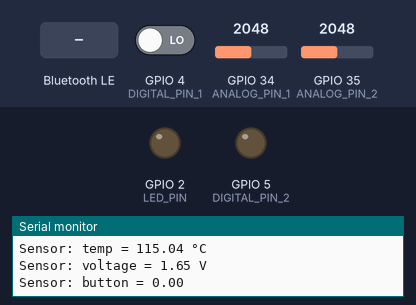
A program run on a simulated ESP32. On the bench: output pins drawn as LEDs (lit = HIGH), the last lines printed to the serial monitor. Dashed ring = blinking. The test bench sets the inputs (shaded band); at power-on: GPIO 4 (DIGITAL_PIN_1) LOW, GPIO 34 (ANALOG_PIN_1) = 2048, GPIO 35 (ANALOG_PIN_2) = 2048. Random numbers use the default seed unless the program sets one; nothing arrives over Bluetooth unless stated; a phone connects over Bluetooth LE 3 s after start.

Above: at 1.2 s.
1.3 s: Bluetooth LE write "analog" received
At 5.0 s:
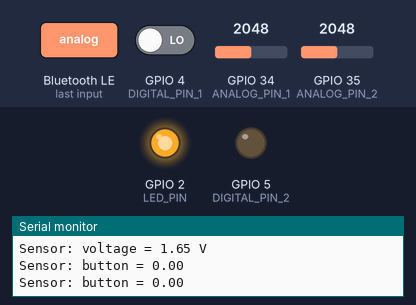
5.5 s: Bluetooth LE write "temp" received
7.7 s: Bluetooth LE write "digital" received
At 9.0 s:
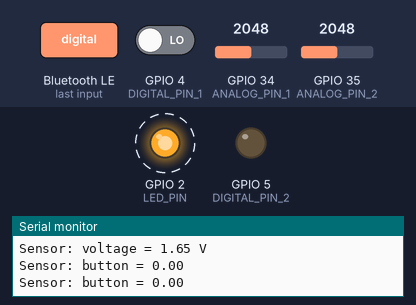
Timing chart, 0 to 15.7 s (numbered marks = the images above; inputs shaded):
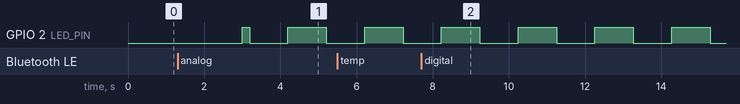

Measured:
- by itself, GPIO 2 (LED_PIN): alternates HIGH for 1.0 s and LOW for 1.0 s

The program:

main.cpp
```cpp
/*
 * ESP32 IoT Firmware — PlatformIO / Arduino Framework
 *
 * BLE UART Service (Nordic UART Service UUIDs) compatible with the
 * Flutter IoT Dashboard app.
 *
 * Supports multiple sensor types: Analog, Digital, I2C, SPI, UART
 * Ring buffer for offline data logging (sent on reconnect).
 *
 * Protocol (JSON, newline-terminated):
 *   ESP32 → App  {"sensor":"temp","value":25.5,"unit":"°C","ts":12345}
 *   App  → ESP32  {"cmd":"set","sensor":"led","value":1}
 *                 {"cmd":"config","sensor":"temp","samplingRate":500}
 *                 {"cmd":"clear"}
 */

#include <Arduino.h>
#include <BLEDevice.h>
#include <BLEServer.h>
#include <BLEUtils.h>
#include <BLE2902.h>
#include <ArduinoJson.h>
#include <Wire.h>
#include <SPI.h>
#include "ring_buffer.h"

// ── BLE UUIDs (Nordic UART Service) ─────────────────────────────────────────
#define SERVICE_UUID           "6e400001-b5a3-f393-e0a9-e50e24dcca9e"
#define TX_CHARACTERISTIC_UUID "6e400003-b5a3-f393-e0a9-e50e24dcca9e"
#define RX_CHARACTERISTIC_UUID "6e400002-b5a3-f393-e0a9-e50e24dcca9e"

// ── Pin definitions ──────────────────────────────────────────────────────────
#define LED_PIN       2   // Built-in LED
#define ANALOG_PIN_1  34  // ADC1 channel 6
#define ANALOG_PIN_2  35  // ADC1 channel 7
#define DIGITAL_PIN_1 4   // Digital input
#define DIGITAL_PIN_2 5   // Digital output

// ── I2C configuration ────────────────────────────────────────────────────────
#define I2C_SDA 21
#define I2C_SCL 22

// ── Ring buffer — 100 entries is plenty for offline storage on ESP32 ─────────
RingBuffer<String, 100> dataBuffer;

// ── BLE state ────────────────────────────────────────────────────────────────
BLEServer         *pServer           = nullptr;
BLECharacteristic *pTxCharacteristic = nullptr;
BLECharacteristic *pRxCharacteristic = nullptr;

volatile bool deviceConnected    = false;
bool          oldDeviceConnected = false;
bool          pendingBufferedSend = false; // deferred from BLE callback

// ── Sensor configuration ─────────────────────────────────────────────────────
struct SensorConfig {
  String id;
  String type;         // "analog" | "digital" | "i2c" | "spi" | "uart"
  int    pin;
  int    samplingRateMs;
  bool   enabled;
};

SensorConfig sensors[] = {
  {"temp",    "analog",  ANALOG_PIN_1,  1000, true},
  {"voltage", "analog",  ANALOG_PIN_2,  1000, true},
  {"button",  "digital", DIGITAL_PIN_1,  500, true},
};

const int     numSensors               = sizeof(sensors) / sizeof(sensors[0]);
unsigned long lastSampleTime[sizeof(sensors) / sizeof(sensors[0])] = {0};

// ── Forward declarations ─────────────────────────────────────────────────────
void   initBLE();
void   readAndSendSensor(int index);
void   sendBufferedData();
void   processCommand(const String &command);
double readI2CSensor();

// ── BLE server callbacks ──────────────────────────────────────────────────────
class ServerCallbacks : public BLEServerCallbacks {
  void onConnect(BLEServer *pServer) override {
    deviceConnected    = true;
    pendingBufferedSend = true;   // handled safely in loop()
    Serial.println("Client connected");
    digitalWrite(LED_PIN, HIGH);
  }

  void onDisconnect(BLEServer *pServer) override {
    deviceConnected = false;
    Serial.println("Client disconnected");
    digitalWrite(LED_PIN, LOW);
  }
};

// ── BLE RX characteristic callbacks (App → ESP32) ────────────────────────────
class RxCallbacks : public BLECharacteristicCallbacks {
  void onWrite(BLECharacteristic *pCharacteristic) override {
    String rxValue = pCharacteristic->getValue().c_str();
    if (rxValue.length() > 0) {
      Serial.print("Received command: ");
      Serial.println(rxValue);
      processCommand(rxValue);
    }
  }
};

// ── Setup ─────────────────────────────────────────────────────────────────────
void setup() {
  Serial.begin(115200);
  Serial.println("ESP32 IoT Firmware Starting...");

  pinMode(LED_PIN,       OUTPUT);
  pinMode(DIGITAL_PIN_1, INPUT);
  pinMode(DIGITAL_PIN_2, OUTPUT);

  Wire.begin(I2C_SDA, I2C_SCL);
  SPI.begin();

  initBLE();

  Serial.println("Firmware initialized. Ready for BLE connections.");
}

// ── Main loop ─────────────────────────────────────────────────────────────────
void loop() {
  // Restart advertising after a disconnect
  if (!deviceConnected && oldDeviceConnected) {
    delay(500);
    pServer->startAdvertising();
    Serial.println("Start advertising");
    oldDeviceConnected = false;
  }

  // Track transition to connected
  if (deviceConnected && !oldDeviceConnected) {
    oldDeviceConnected = true;
  }

  // Send buffered data after connect (deferred from BLE callback)
  if (deviceConnected && pendingBufferedSend) {
    pendingBufferedSend = false;
    sendBufferedData();
  }

  // Read sensors at their configured intervals
  unsigned long currentTime = millis();
  for (int i = 0; i < numSensors; i++) {
    if (sensors[i].enabled &&
        (currentTime - lastSampleTime[i] >=
         static_cast<unsigned long>(sensors[i].samplingRateMs))) {
      readAndSendSensor(i);
      lastSampleTime[i] = currentTime;
    }
  }

  // Blink LED while connected to indicate activity
  if (deviceConnected) {
    static unsigned long lastBlink = 0;
    if (currentTime - lastBlink > 1000) {
      digitalWrite(LED_PIN, !digitalRead(LED_PIN));
      lastBlink = currentTime;
    }
  }

  delay(10);
}

// ── BLE initialisation ────────────────────────────────────────────────────────
void initBLE() {
  BLEDevice::init("ESP32-IoT");

  pServer = BLEDevice::createServer();
  pServer->setCallbacks(new ServerCallbacks());

  BLEService *pService = pServer->createService(SERVICE_UUID);

  // TX characteristic — ESP32 → App (Notify)
  pTxCharacteristic = pService->createCharacteristic(
      TX_CHARACTERISTIC_UUID,
      BLECharacteristic::PROPERTY_NOTIFY);
  pTxCharacteristic->addDescriptor(new BLE2902());

  // RX characteristic — App → ESP32 (Write)
  pRxCharacteristic = pService->createCharacteristic(
      RX_CHARACTERISTIC_UUID,
      BLECharacteristic::PROPERTY_WRITE);
  pRxCharacteristic->setCallbacks(new RxCallbacks());

  pService->start();

  BLEAdvertising *pAdvertising = BLEDevice::getAdvertising();
  pAdvertising->addServiceUUID(SERVICE_UUID);
  pAdvertising->setScanResponse(true);
  pAdvertising->setMinPreferred(0x06);  // 7.5 ms — help iOS find device
  pAdvertising->setMaxPreferred(0x12);  // 22.5 ms
  BLEDevice::startAdvertising();

  Serial.println("BLE UART Service started, waiting for connections...");
}

// ── Sensor reading and sending ────────────────────────────────────────────────
void readAndSendSensor(int index) {
  SensorConfig &sensor = sensors[index];
  double value = 0.0;
  String unit  = "";

  if (sensor.type == "analog") {
    int rawValue = analogRead(sensor.pin);
    // ESP32 ADC: 12-bit (0–4095) representing 0–3.3 V
    value = (rawValue / 4095.0) * 3.3;
    unit  = "V";
    if (sensor.id == "temp") {
      value = (value - 0.5) * 100.0;  // LM35 conversion
      unit  = "°C";
    }
  } else if (sensor.type == "digital") {
    value = digitalRead(sensor.pin);
    unit  = "";
  } else if (sensor.type == "i2c") {
    value = readI2CSensor();
    unit  = "°C";
  }

  // Build JSON message
  StaticJsonDocument<200> doc;
  doc["sensor"] = sensor.id;
  doc["value"]  = value;
  doc["unit"]   = unit;
  doc["ts"]     = millis();

  String message;
  serializeJson(doc, message);
  message += "\n";  // Matches AppConstants.messageTerminator

  dataBuffer.push(message);

  if (deviceConnected) {
    pTxCharacteristic->setValue(message.c_str());
    pTxCharacteristic->notify();
  }

  Serial.print("Sensor: ");
  Serial.print(sensor.id);
  Serial.print(" = ");
  Serial.print(value);
  Serial.print(" ");
  Serial.println(unit);
}

// ── Send buffered data to newly connected client ──────────────────────────────
void sendBufferedData() {
  Serial.println("Sending buffered data...");
  for (size_t i = 0; i < dataBuffer.size(); i++) {
    String data = dataBuffer.get(i);
    if (data.length() > 0) {
      pTxCharacteristic->setValue(data.c_str());
      pTxCharacteristic->notify();
      delay(20);  // Give BLE stack time to process each notification
    }
  }
  Serial.println("Buffered data sent.");
}

// ── Command processing (App → ESP32) ─────────────────────────────────────────
void processCommand(const String &command) {
  StaticJsonDocument<200> doc;
  DeserializationError    error = deserializeJson(doc, command);

  if (error) {
    Serial.print("JSON parse error: ");
    Serial.println(error.c_str());
    return;
  }

  const char *cmd = doc["cmd"];
  if (!cmd) return;

  if (strcmp(cmd, "set") == 0) {
    // Set a digital output pin
    const char *sensorId = doc["sensor"];
    int         value    = doc["value"];
    for (int i = 0; i < numSensors; i++) {
      if (sensors[i].id == sensorId && sensors[i].type == "digital") {
        digitalWrite(sensors[i].pin, value);
        Serial.printf("Set %s to %d\n", sensorId, value);
        break;
      }
    }
  } else if (strcmp(cmd, "config") == 0) {
    // Update a sensor's sampling rate
    const char *sensorId    = doc["sensor"];
    int         samplingRate = doc["samplingRate"];
    for (int i = 0; i < numSensors; i++) {
      if (sensors[i].id == sensorId) {
        sensors[i].samplingRateMs = samplingRate;
        Serial.printf("Configured %s sampling rate: %d ms\n",
                      sensorId, samplingRate);
        break;
      }
    }
  } else if (strcmp(cmd, "clear") == 0) {
    dataBuffer.clear();
    Serial.println("Buffer cleared");
  }
}

// ── I2C sensor placeholder ────────────────────────────────────────────────────
double readI2CSensor() {
  // Replace with actual sensor library calls (e.g. Adafruit BME280)
  return 25.0 + (random(0, 100) / 100.0);
}
```

ring_buffer.h
```cpp
/*
 * Ring Buffer (Circular Buffer) Implementation
 * Template class for storing fixed-size data with automatic overwrite
 */

#ifndef RING_BUFFER_H
#define RING_BUFFER_H

template <typename T, size_t N>
class RingBuffer {
private:
  T      buffer[N];     // Fixed-size array
  size_t writeIndex;    // Write position (next write location)
  size_t readIndex;     // Read position (oldest data)
  size_t count;         // Current number of elements
  bool   isFull;        // Buffer full flag

public:
  // Constructor
  RingBuffer() : writeIndex(0), readIndex(0), count(0), isFull(false) {}

  // Push data to buffer (overwrites oldest if full)
  void push(const T &item) {
    buffer[writeIndex] = item;

    if (isFull) {
      readIndex = (readIndex + 1) % N;  // Advance read index when overwriting
    }

    writeIndex = (writeIndex + 1) % N;

    if (writeIndex == readIndex) {
      isFull = true;
      count  = N;   // Buffer is exactly full; fix: set count to N
    } else if (count < N) {
      count++;
    }
  }

  // Pop oldest data from buffer
  T pop() {
    if (isEmpty()) {
      return T();
    }

    T item    = buffer[readIndex];
    readIndex = (readIndex + 1) % N;
    isFull    = false;
    count--;

    return item;
  }

  // Peek at oldest data without removing
  T peek() const {
    if (isEmpty()) {
      return T();
    }
    return buffer[readIndex];
  }

  // Get item at specific index (0 = oldest)
  T get(size_t index) const {
    if (index >= count) {
      return T();
    }
    size_t actualIndex = (readIndex + index) % N;
    return buffer[actualIndex];
  }

  // Check if buffer is empty
  bool isEmpty() const {
    return (!isFull && (writeIndex == readIndex));
  }

  // Check if buffer is full
  bool full() const {
    return isFull;
  }

  // Get current number of elements
  size_t size() const {
    return count;
  }

  // Get maximum capacity
  size_t capacity() const {
    return N;
  }

  // Clear all data
  void clear() {
    writeIndex = 0;
    readIndex  = 0;
    count      = 0;
    isFull     = false;
  }

  // Get buffer utilization percentage
  float utilization() const {
    return (float)count / (float)N * 100.0f;
  }
};

#endif // RING_BUFFER_H
```
